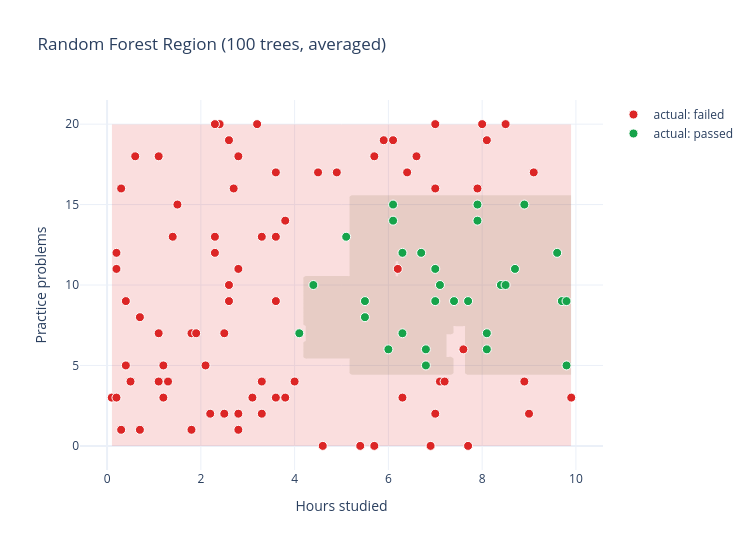

Notebook code for this chart:
### Markdown cell above
<details>
<summary>Show code</summary>

```python
forest_model = RandomForestClassifier(n_estimators=100, random_state=0)
forest_model.fit(X_train, y_train)
print(f"Train accuracy: {forest_model.score(X_train, y_train):.3f}")
print(f"Test accuracy:  {forest_model.score(X_test, y_test):.3f}")

forest_grid = forest_model.predict(grid_points).reshape(grid_x.shape)

region_figure = go.Figure()
region_figure.add_trace(
    go.Contour(
        x=grid_hours, y=grid_practice, z=forest_grid,
        showscale=False, colorscale=[[0, "rgba(220,38,38,0.15)"], [1, "rgba(22,163,74,0.15)"]],
        contours=dict(start=0, end=1, size=1, coloring="fill"),
        line=dict(width=0), hoverinfo="skip",
    )
)
for passed_value, color, label in [(0, "#dc2626", "actual: failed"), (1, "#16a34a", "actual: passed")]:
    subset = pass_df[pass_df["passed"] == passed_value]
    region_figure.add_trace(
        go.Scatter(
            x=subset["hours_studied"], y=subset["practice_problems"], mode="markers",
            marker=dict(size=9, color=color, line=dict(width=1, color="white")), name=label,
        )
    )
region_figure.update_layout(
    title="Random Forest Region (100 trees, averaged)",
    xaxis_title="Hours studied", yaxis_title="Practice problems",
    template="plotly_white", width=750, height=550,
)
region_figure.show()
```

</details>

### Code cell
forest_model = RandomForestClassifier(n_estimators=100, random_state=0)
forest_model.fit(X_train, y_train)
print(f"Train accuracy: {forest_model.score(X_train, y_train):.3f}")
print(f"Test accuracy:  {forest_model.score(X_test, y_test):.3f}")

forest_grid = forest_model.predict(grid_points).reshape(grid_x.shape)

region_figure = go.Figure()
region_figure.add_trace(
    go.Contour(
        x=grid_hours, y=grid_practice, z=forest_grid,
        showscale=False, colorscale=[[0, "rgba(220,38,38,0.15)"], [1, "rgba(22,163,74,0.15)"]],
        contours=dict(start=0, end=1, size=1, coloring="fill"),
        line=dict(width=0), hoverinfo="skip",
    )
)
for passed_value, color, label in [(0, "#dc2626", "actual: failed"), (1, "#16a34a", "actual: passed")]:
    subset = pass_df[pass_df["passed"] == passed_value]
    region_figure.add_trace(
        go.Scatter(
            x=subset["hours_studied"], y=subset["practice_problems"], mode="markers",
            marker=dict(size=9, color=color, line=dict(width=1, color="white")), name=label,
        )
    )
region_figure.update_layout(
    title="Random Forest Region (100 trees, averaged)",
    xaxis_title="Hours studied", yaxis_title="Practice problems",
    template="plotly_white", width=750, height=550,
)
region_figure.show()

### Figure 1 — Plotly figure (JSON) as saved in the notebook; plotly's stock layout.template omitted (floating-point values rounded to 4 significant figures; data arrays with more than 128 entries replaced by an {"elided": "..."} marker saying what was removed)
{"data": [{"colorscale": [[0, "rgba(220,38,38,0.15)"], [1, "rgba(22,163,74,0.15)"]], "contours": {"coloring": "fill", "end": 1, "size": 1, "start": 0}, "hoverinfo": "skip", "line": {"width": 0}, "showscale": false, "type": "contour", "x": {"elided": "200 float values"}, "y": {"elided": "200 float values"}, "z": {"elided": "200x200 int values"}}, {"marker": {"color": "#dc2626", "line": {"color": "white", "width": 1}, "size": 9}, "mode": "markers", "name": "actual: failed", "type": "scatter", "x": [6.6, 0.7, 7.0, 3.2, 4.5, 0.6, 1.8, 1.1, 8.5, 7.0, 2.4, 1.3, 1.9, 2.8, 7.1, 0.7, 3.1, 6.3, 4.0, 9.9, 7.7, 0.1, 3.3, 0.2, 1.1, 3.6, 7.9, 3.8, 0.3, 2.6, 3.3, 5.7, 0.2, 7.6, 2.3, 0.4, 3.6, 8.1, 0.3, 2.6, 1.2, 7.2, 1.1, 3.6, 2.1, 8.9, 8.0, 2.2, 4.9, 5.4, 2.8, 0.5, 3.3, 1.8, 2.3, 2.3, 2.5, 2.8, 5.7, 2.8, 6.1, 1.1, 5.9, 6.2, 0.2, 3.6, 1.4, 9.1, 2.6, 2.7, 7.0, 6.4, 2.5, 1.2, 4.6, 3.8, 1.5, 6.9, 0.4, 9.0], "y": [18, 1, 16, 20, 17, 18, 7, 4, 20, 2, 20, 4, 7, 1, 4, 8, 3, 3, 4, 3, 0, 3, 13, 12, 18, 17, 16, 14, 1, 19, 2, 0, 3, 6, 20, 9, 9, 19, 16, 10, 3, 4, 18, 13, 5, 4, 20, 2, 17, 0, 18, 4, 4, 1, 12, 13, 2, 2, 18, 11, 19, 7, 19, 11, 11, 3, 13, 17, 9, 16, 20, 17, 7, 5, 0, 3, 15, 0, 5, 2]}, {"marker": {"color": "#16a34a", "line": {"color": "white", "width": 1}, "size": 9}, "mode": "markers", "name": "actual: passed", "type": "scatter", "x": [7.0, 9.8, 7.1, 5.1, 8.4, 7.7, 5.5, 8.5, 4.1, 9.7, 5.5, 7.9, 7.4, 6.0, 6.3, 8.7, 6.1, 4.4, 8.1, 9.8, 7.9, 6.8, 6.3, 8.9, 9.6, 6.7, 6.8, 8.1, 6.1, 7.0], "y": [9, 5, 10, 13, 10, 9, 9, 10, 7, 9, 8, 14, 9, 6, 7, 11, 14, 10, 6, 9, 15, 6, 12, 15, 12, 12, 5, 7, 15, 11]}], "layout": {"height": 550, "title": {"text": "Random Forest Region (100 trees, averaged)"}, "width": 750, "xaxis": {"title": {"text": "Hours studied"}}, "yaxis": {"title": {"text": "Practice problems"}}}}
